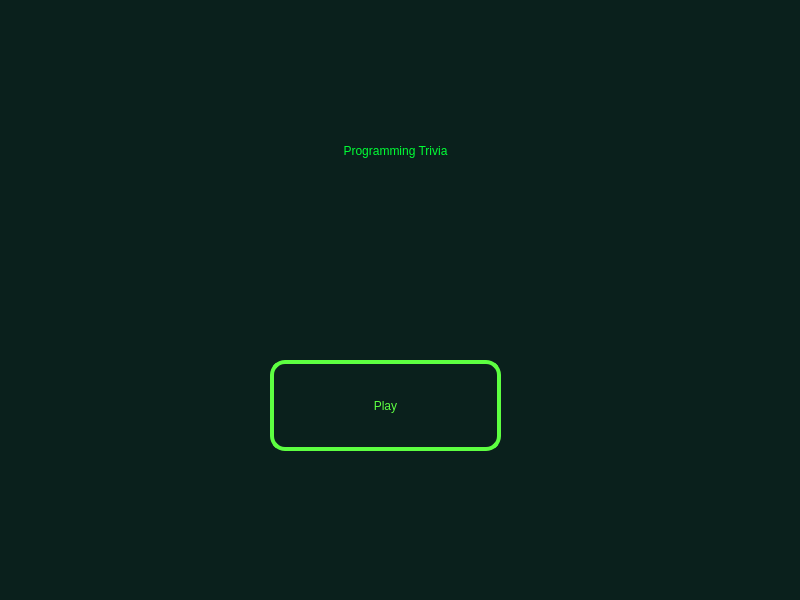
<?xml version="1.0" encoding="UTF-8"?>
<ui version="4.0">
 <class>MainWindow</class>
 <widget class="QMainWindow" name="MainWindow">
  <property name="geometry">
   <rect>
    <x>0</x>
    <y>0</y>
    <width>800</width>
    <height>600</height>
   </rect>
  </property>
  <property name="windowTitle">
   <string>MainWindow</string>
  </property>
  <property name="styleSheet">
   <string notr="true">background-color: rgb(10, 32, 28);</string>
  </property>
  <widget class="QWidget" name="centralwidget">
   <widget class="QLabel" name="label">
    <property name="geometry">
     <rect>
      <x>40</x>
      <y>100</y>
      <width>711</width>
      <height>101</height>
     </rect>
    </property>
    <property name="styleSheet">
     <string notr="true">font: 64pt &quot;BoyzRGross&quot;;
color: rgb(0, 255, 53);</string>
    </property>
    <property name="text">
     <string>Programming Trivia</string>
    </property>
    <property name="alignment">
     <set>Qt::AlignCenter</set>
    </property>
   </widget>
   <widget class="QPushButton" name="playButton">
    <property name="geometry">
     <rect>
      <x>270</x>
      <y>360</y>
      <width>231</width>
      <height>91</height>
     </rect>
    </property>
    <property name="styleSheet">
     <string notr="true">background-color: rgba(255, 255, 255, 0);
color: rgb(93, 255, 65);
font: 36pt &quot;.AppleSystemUIFont&quot;;
border-radius: 15%;
border: 4px solid rgb(93, 255, 65);</string>
    </property>
    <property name="text">
     <string>Play</string>
    </property>
   </widget>
  </widget>
  <widget class="QMenuBar" name="menubar">
   <property name="geometry">
    <rect>
     <x>0</x>
     <y>0</y>
     <width>800</width>
     <height>24</height>
    </rect>
   </property>
  </widget>
  <widget class="QStatusBar" name="statusbar"/>
 </widget>
 <resources/>
 <connections/>
</ui>
